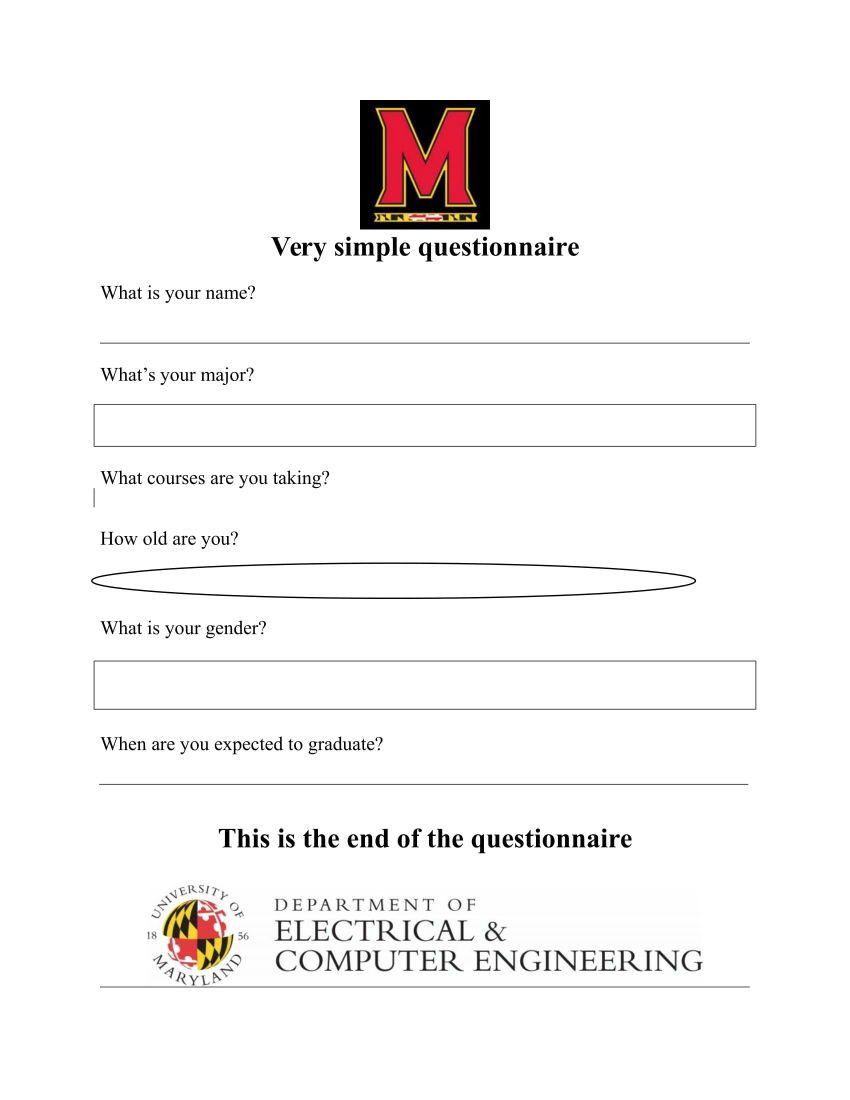
%> input picture DataSet/blankImage.jpg, 1700 x 2200 px (shown at 1/2 size)
$ octave --eval "result = RectangleRecognition(imread('DataSet/blankImage.jpg'));"   (GNU Octave 9; MATLAB toolbox functions it lacks are replaced by stand-ins)
%> lines starting %> are read from the running program, lines starting %| are printed output that depends on the picture; in (x1, y1, x2, y2) boxes, pixels count from 0 and x2, y2 are one past the last pixel; in counts of white or black regions, pixels touching at a corner belong together; the program's own positions count from 1
### EnhancedHT.m
function [ H_enh ] = EnhancedHT( H )
%% Enhanced Hough Transform to merge vicinity peaks
%
% Input: H, original hough transform matrix.
% Output: H_enh, enhanced hough transform matrix.
% Author: Yusen Fan, ysfan@umd.edu

% set the rectangle window here to be hxw, h=10, w=2
h=10;
w=2;
[nrho, ntheta] = size(H);
H_enh = H;
for rho = h/2+1:nrho-h/2
    for theta = w/2+1:ntheta-w/2
        scale = sum(sum(H(rho-h/2:rho+h/2,theta-w/2:theta+w/2)));
        if scale == 0
            continue
        else
            H_enh(rho,theta) = (h*w/scale)*H_enh(rho,theta)^2;
        end
    end
end

end

### SortArrayofStruct.m
function outStructArray = SortArrayofStruct( structArray, fieldName )
%% Reversely sort the structArray according to the field.
%
% Author: Yusen Fan, ysfan@umd.edu


    if ( ~isempty(structArray) )
      if(strcmp(fieldName,'BoundingBox'))
          [~,I] = sort(arrayfun (@(x) x.(fieldName)(3)*x.(fieldName)(4),...
              structArray),'descend') ;
      else
          [~,I] = sort(arrayfun (@(x) x.(fieldName), structArray),'descend') ;
      end
      outStructArray = structArray(I) ;
    else
        disp ('Array of struct is empty');
    end
end

### RecFromLines.m
function [ corners ] = RecFromLines( lines )
%% Determine the largest rectangle surronded by the input lines
%
% Input: sorted lines according to theta.
% Output: corner coordinates of the rectangle, in clockwise or
% anti-clockwise order.
% Author: Yusen Fan, ysfan@umd.edu
%

%% first, merge the same(similar) (theta,rho) pairs
unique_lines = struct([]);
% {point1, point2, theta, rho, rho_large, point1_after, point2_after}
for k = 1:length(lines)
    theta = lines(k).theta;
    rho = lines(k).rho;
    if k == 1
        unique_lines(end+1).point1 = lines(k).point1;
        unique_lines(end).point2 = lines(k).point2;
        unique_lines(end).theta = theta;
        unique_lines(end).rho = rho;
        unique_lines(end).rho_large = rho;
        unique_lines(end).point1_after = unique_lines(end).point1;
        unique_lines(end).point2_after = unique_lines(end).point2;
    else
        if abs(theta - unique_lines(end).theta) < 12
            % similar theta, merge them together
            if rho >= unique_lines(end).rho &&...
                    rho <= unique_lines(end).rho_large
                % already existed
                continue;
            else
                % similar theta, different rho
                if rho < unique_lines(end).rho
                    unique_lines(end).rho = rho;
                    unique_lines(end).point1 = lines(k).point1;
                    unique_lines(end).point2 = lines(k).point2;
                else
                    unique_lines(end).rho_large = rho;
                    unique_lines(end).point1_after = lines(k).point1;
                    unique_lines(end).point2_after = lines(k).point2;
                end
            end
        else
            % different theta, new data point added
            unique_lines(end+1).point1 = lines(k).point1;
            unique_lines(end).point2 = lines(k).point2;
            unique_lines(end).theta = theta;
            unique_lines(end).rho = rho;
            unique_lines(end).rho_large = rho;
            unique_lines(end).point1_after = unique_lines(end).point1;
            unique_lines(end).point2_after = unique_lines(end).point2;
        end

    end
end

if unique_lines(1).theta > 84 && unique_lines(length(unique_lines)).theta < -84
    if unique_lines(length(unique_lines)).rho < unique_lines(1).rho
        unique_lines(1).rho = unique_lines(length(unique_lines)).rho;
        unique_lines(1).point1 = unique_lines(length(unique_lines)).point1;
        unique_lines(1).point2 = unique_lines(length(unique_lines)).point2;
    end

    if unique_lines(length(unique_lines)).rho_large > unique_lines(1).rho_large
        unique_lines(1).rho_large = unique_lines(length(unique_lines)).rho_large;
        unique_lines(1).point1_after = unique_lines(length(unique_lines)).point1_after;
        unique_lines(1).point2_after = unique_lines(length(unique_lines)).point2_after;
    end

end
% second, find the orthogonal pairs:
max_area = 0; % maximum rectangle area found so far
result_indices = [-1,-1];

for i=1:length(unique_lines)
    for j=i+1:length(unique_lines)
        theta_diff = unique_lines(i).theta - unique_lines(j).theta;
        if (abs(theta_diff-90) < 10)
            area = abs((unique_lines(i).rho-unique_lines(i).rho_large) * ...
                (unique_lines(j).rho-unique_lines(j).rho_large));
            if area > max_area
                max_area = area;
                result_indices = [i,j];
            end
        end
    end
end

if result_indices(1) == -1 || result_indices(2) == -1
    fprintf('Not enough edges detected!!! Please increase the number of hough peaks!\n');
    return;
end
rec = unique_lines(result_indices(1));
rec(end+1) = unique_lines(result_indices(2));

% find the corners of the rectangle
L11 = [rec(1).point1(1), rec(1).point1(2); rec(1).point2(1), rec(1).point2(2)];
L12 = [rec(1).point1_after(1), rec(1).point1_after(2); rec(1).point2_after(1), rec(1).point2_after(2)];
L21 = [rec(2).point1(1), rec(2).point1(2); rec(2).point2(1), rec(2).point2(2)];
L22 = [rec(2).point1_after(1), rec(2).point1_after(2); rec(2).point2_after(1), rec(2).point2_after(2)];

corners = zeros(4,2);
corners(1,:) = LineIntersection(L11,L21);
corners(2,:) = LineIntersection(L11,L22);
corners(3,:) = LineIntersection(L12,L22);
corners(4,:) = LineIntersection(L12,L21);

end

### LineIntersection.m
function [ P ] = LineIntersection( L1, L2)
%% Find the intersection of two lines
%
% Input: two lines denoted by two points: L = [x1, y1; x2, y2].
% Output: the intersection of two lines.
% Author: Yusen Fan, ysfan@umd.edu
%

%%
% L = [x1, y1; x2, y2];

% slope
slope = @(line) (line(2,2) - line(1,2))/(line(2,1) - line(1,1));
m1 = slope(L1);
m2 = slope(L2);

% intercepts.
if isinf(m1)
    % L1 is a vertical line
    xintersect = L1(1,1);
    yintersect = m2 * (xintersect-L2(1,1)) + L2(1,2);
elseif isinf(m2)
    % L2 is a vertical line
    xintersect = L2(1,1);
    yintersect = m1 * (xintersect-L1(1,1)) + L1(1,2);
else
    % no vertical lines
    intercept = @(line,m) line(1,2) - m*line(1,1);
    b1 = intercept(L1,m1);
    b2 = intercept(L2,m2);
    xintersect = (b2-b1)/(m1-m2);
    yintersect = m1*xintersect + b1;
end
% the coordinate of the intersection
P = [xintersect, yintersect];
end

### RectangleRecognition.m
function [ corners ] = RectangleRecognition( im )
%% Identify the largest rectangle in the captured image.
%
%  Input: the raw image, in grayscale or rgb.
%  Output: the corner coordinates of the recognized rectangle.
%  Author: Yusen Fan, ysfan@umd.edu

close all;

[~, ~, channel] = size(im);
if channel == 1
    I = im;
elseif channel == 3
    I = rgb2gray(im);
end

%% Median filter to filter out the contents in the file
% This would filter out lots of lines resulted from the contents
% inside the file.

%% debug %%%%%%%%%%%%%%%%%%%%%%%% different size %%%%%%%%%%%%%%%%%%%%%%%%%%
I = medfilt2(I,[20,20],'symmetric');

%%
% Extract edges.
% laplacian of gaussian or canny. %%%%%% comparison of the edge detectors.
BW = edge(I, 'canny');
imshow(BW),title('Canny edges');

% Remove small edge objects
BW2 = bwareaopen(BW, 50);
figure, imshow(BW2), title('Samll edge objects removed');


%% Hough transform to identify lines
%%%%%%%%%%%%%%%%%%%%%%%%%%% try different resolution %%%%%%%%%%%%%%%%%%%%%%
%%%%%%%%%%%%%%%%%%%%%%%%%%%%%%%%%%%%%%%%%%%%%%%%%%%%%%%%%%%%%%%%%%%%%%%%%%%
[H,T,R] = hough(BW2,'RhoResolution',2,'ThetaResolution',2);
H_enh = EnhancedHT(H); % enhanced hough transform

%%
% Display the Hough matrix.
figure,
imshow(imadjust(mat2gray(H)),'XData',T,'YData',R,...
      'InitialMagnification','fit');
title('Hough transform');
xlabel('\theta'), ylabel('\rho');
axis on, axis normal, hold on;
colormap(gca,hot);

% Display the enhanced hough matrix
figure;
imshow(imadjust(mat2gray(H_enh)),'XData',T,'YData',R,...
      'InitialMagnification','fit');
title('Enhanced Hough transform');
xlabel('\theta'), ylabel('\rho');
axis on, axis normal, hold on;
colormap(gca,hot);

% find the peaks in the Hough transform matrix H
% ideally, 4 peaks are needed. Use 12 for robustness.
% the higher the hough resolution, the more peaks needed.
P = houghpeaks(H, 12, 'threshold', ceil(0.3 * max(H(:))));

% plot the location of the peaks
figure, x = T(P(:,2)); y = R(P(:,1));
plot(x,y,'s','color','black'), title('Hough transform peaks');

% it is better to use enhanced hough transform.
P = houghpeaks(round(H_enh), 12, 'threshold', ceil(0.3 * max(H(:))));
figure, x = T(P(:,2)); y = R(P(:,1));
plot(x,y,'s','color','black'),title('Enhanced Hough transform peaks');

% find lines in the image using houghlines function
lines = houghlines(BW2, T, R, P, 'FillGap', 4, 'MinLength', 50);
sorted_lines = SortArrayofStruct(lines,'theta');

%% create a plot that displays the lines
figure, imshow(im), hold on
max_len = 0;
for k = 1:length(lines)
   xy = [lines(k).point1; lines(k).point2];
   % draw the line connecting point1 and point2
   plot(xy(:,1),xy(:,2),'LineWidth',2,'Color','green');

   % Plot beginnings and ends of lines
   plot(xy(1,1),xy(1,2),'x','LineWidth',2,'Color','yellow');
   plot(xy(2,1),xy(2,2),'x','LineWidth',2,'Color','red');

   % Determine the endpoints of the longest line segment
   len = norm(lines(k).point1 - lines(k).point2);
   if ( len > max_len)
      max_len = len;
      xy_long = xy;
   end
end
% % highlight the longest line segment
plot(xy_long(:,1),xy_long(:,2),'LineWidth',2,'Color','red'), title('Hough lines');


%% find largest rectangle from the above lines

corners = RecFromLines(sorted_lines);
% create a plot that displays the rectangle
figure, imshow(im), hold on
for k = [1,3]
    k1 = k+1;
    x = [corners(k,1), corners(k1,1)];
    y = [corners(k,2), corners(k1,2)];
    % draw the line connecting point1 and point2
    plot(x,y,'LineWidth',2,'Color','green');

    k2 = k-1;
    if k2 == 0
        k2 = 4;
    end
    x = [corners(k,1), corners(k2,1)];
    y = [corners(k,2), corners(k2,2)];
    % draw the line connecting point1 and point2
    plot(x,y,'LineWidth',2,'Color','green');

end

end


%% Additional step
% additional checks for color consistency within and outside the rectangle
% to discriminate false positives
%> in RectangleRecognition, `BW = edge(I, 'canny');`:
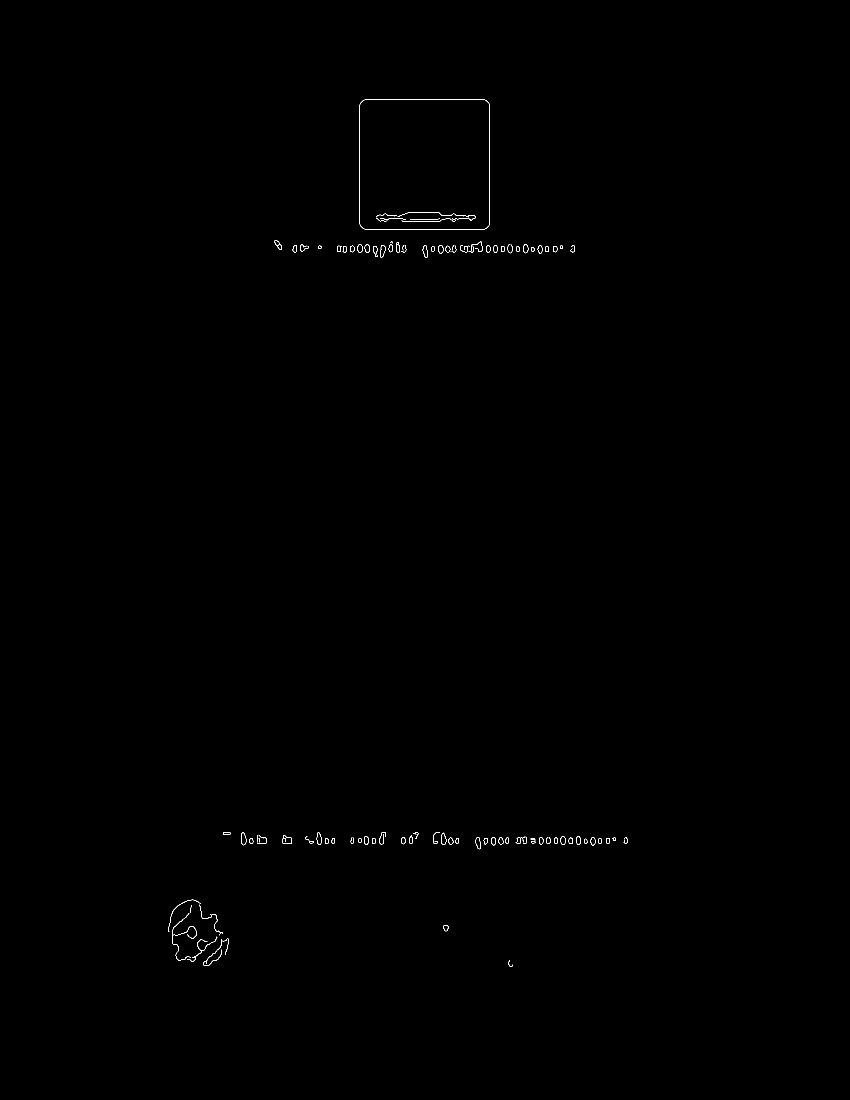
%> BW: size 2200x1700 logical (shown at 1/2 size); 0.15% white in thin lines or dots, all inside (x1, y1, x2, y2) = (336, 199, 1255, 1934)
%> in RectangleRecognition, `[H,T,R] = hough(BW2,'RhoResolution',2,'ThetaResolution',2);`: T = 90 values from -90 to 88; R = 2781 values from -2780 to 2780
%> in RectangleRecognition, `P = houghpeaks(H, 12, 'threshold', ceil(0.3 * max(H(:))));`: P = [1751 46; 1162 1; 1292 1; 1881 46; 548 1]
%> in RectangleRecognition, `x = T(P(:,2))`: x = [0 -90 -90 0 -90]
%> in RectangleRecognition, `y = R(P(:,1))`: y = [720 -458 -198 980 -1686]
%> in RectangleRecognition, `title('Hough transform peaks')`:
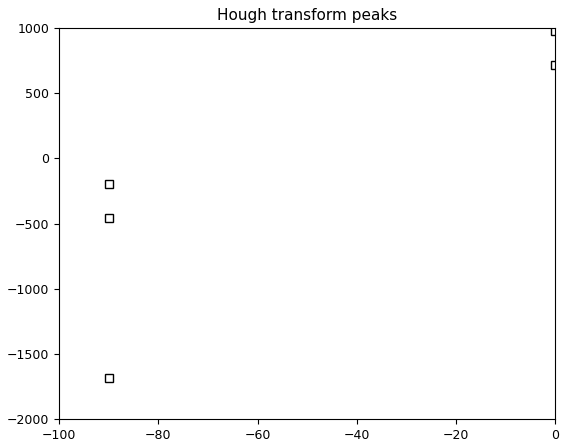
%> figure redrawn from the program's plot data
%> in RectangleRecognition, `P = houghpeaks(round(H_enh), 12, 'threshold', ceil(0.3 * max(H(:))));`: P = [1751 46; 1881 46; 1162 1; 1292 1; 2207 68; 1508 31; 2233 70; 1208 3; 1937 52; 1483 29; 642 8; 1458 27]
%> in RectangleRecognition, `x = T(P(:,2))`: x = [0 0 -90 -90 44 -30 48 -86 12 -34 -76 -38]
%> in RectangleRecognition, `y = R(P(:,1))`: y = [720 980 -458 -198 1632 234 1684 -366 1092 184 -1498 134]
%> in RectangleRecognition, `title('Enhanced Hough transform peaks')`:
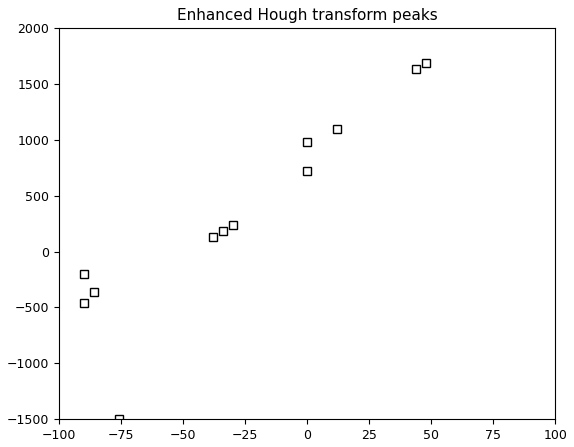
%> figure redrawn from the program's plot data
%> in RectangleRecognition, `lines = houghlines(BW2, T, R, P, 'FillGap', 4, 'MinLength', 50);`: lines = 4 lines; point1 to point2 (x, y): (730, 459) to (970, 459), (730, 200) to (970, 200), (720, 210) to (720, 449), (980, 210) to (980, 449)
%> in SortArrayofStruct, `[~,I] = sort(arrayfun (@(x) x.(fieldName), structArray),'descend') ;`: I = [1 2 3 4]
%> in SortArrayofStruct, `outStructArray = structArray(I) ;`: outStructArray has the same summary as lines in RectangleRecognition
%> in RectangleRecognition, `sorted_lines = SortArrayofStruct(lines,'theta');`: sorted_lines has the same summary as lines
%> the loop in RectangleRecognition, `for k = 1:length(lines)` made 4 passes
%> (len, max_len, xy_long) on passes 1, 3: (239, 239, [720 210; 720 449]), (240, 240, [730 459; 970 459])
%> in RectangleRecognition, `title('Hough lines')`:
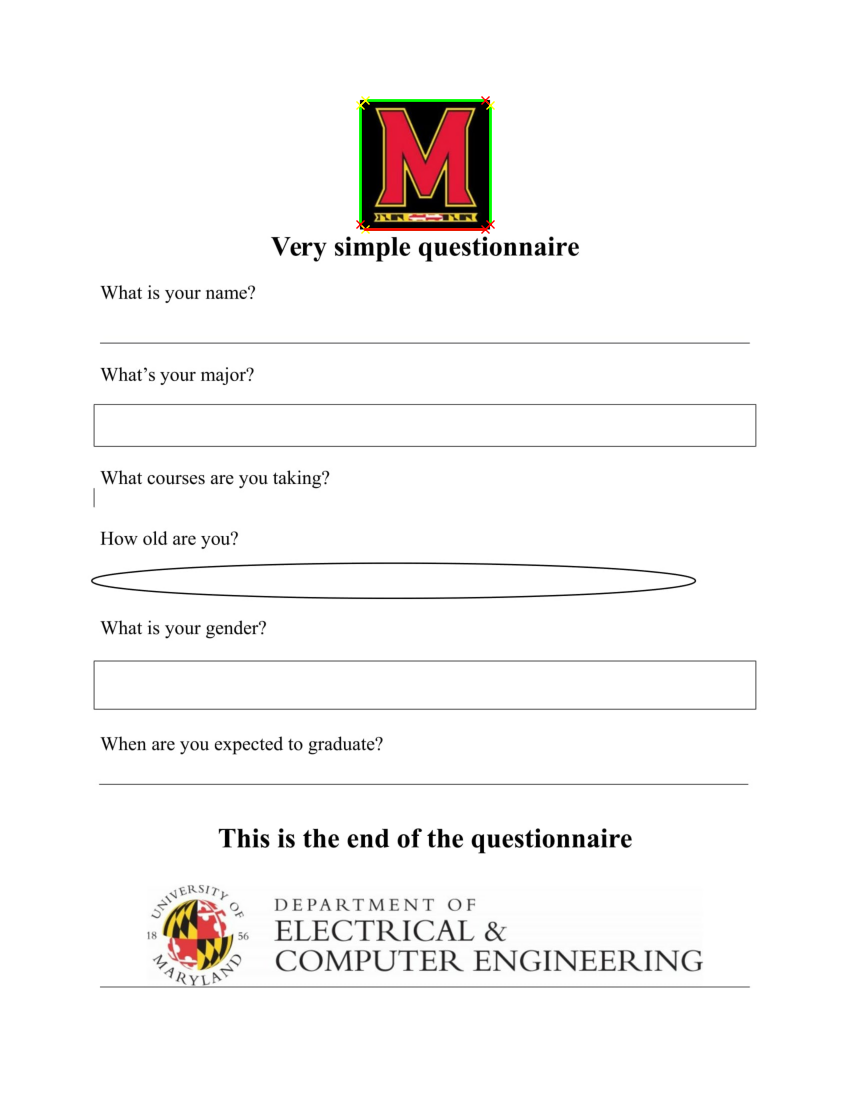
%> figure redrawn from the program's plot data; shown at 1/2 size; its title reads 'Hough lines'
%> the loop in RecFromLines, `for k = 1:length(lines)` made 4 passes
%> (theta, rho) on passes 1 to 4: (0, 720), (0, 980), (-90, -458), (-90, -198)
%> after the loop in RecFromLines, `for k = 1:length(lines)`: unique_lines = 2 lines; point1 to point2 (x, y): (730, 459) to (970, 459), (720, 210) to (720, 449)
%> the loop in RecFromLines, `for i=1:length(unique_lines)` made 2 passes
%> after the loop in RecFromLines, `for i=1:length(unique_lines)`: area = 67600; result_indices = [1 2]
%> in RecFromLines, `rec = unique_lines(result_indices(1));`: rec = 1 line; point1 to point2 (x, y): (720, 210) to (720, 449)
%> in RecFromLines, `L11 = [rec(1).point1(1), rec(1).point1(2); rec(1).point2(1), rec(1).po..`: L11 = [720 210; 720 449]
%> in RecFromLines, `L12 = [rec(1).point1_after(1), rec(1).point1_after(2); rec(1).point2_a..`: L12 = [980 210; 980 449]
%> in RecFromLines, `L21 = [rec(2).point1(1), rec(2).point1(2); rec(2).point2(1), rec(2).po..`: L21 = [730 459; 970 459]
%> in RecFromLines, `L22 = [rec(2).point1_after(1), rec(2).point1_after(2); rec(2).point2_a..`: L22 = [730 200; 970 200]
%> in LineIntersection, `m1 = slope(L1);`: m1 = Inf
%> in LineIntersection, `m2 = slope(L2);`: m2 = 0
%> in LineIntersection, `xintersect = L1(1,1);`: xintersect = 720
%> in LineIntersection, `yintersect = m2 * (xintersect-L2(1,1)) + L2(1,2);`: yintersect = 459
%> in LineIntersection, `P = [xintersect, yintersect];`: P = [720 459]
%> in RectangleRecognition, `corners = RecFromLines(sorted_lines);`: corners = [720 459; 720 200; 980 200; 980 459]
%> the loop in RectangleRecognition, `for k = [1,3]` made 2 passes
%> `result = RectangleRecognition(imread('DataSet/blankImage.jpg'));`:
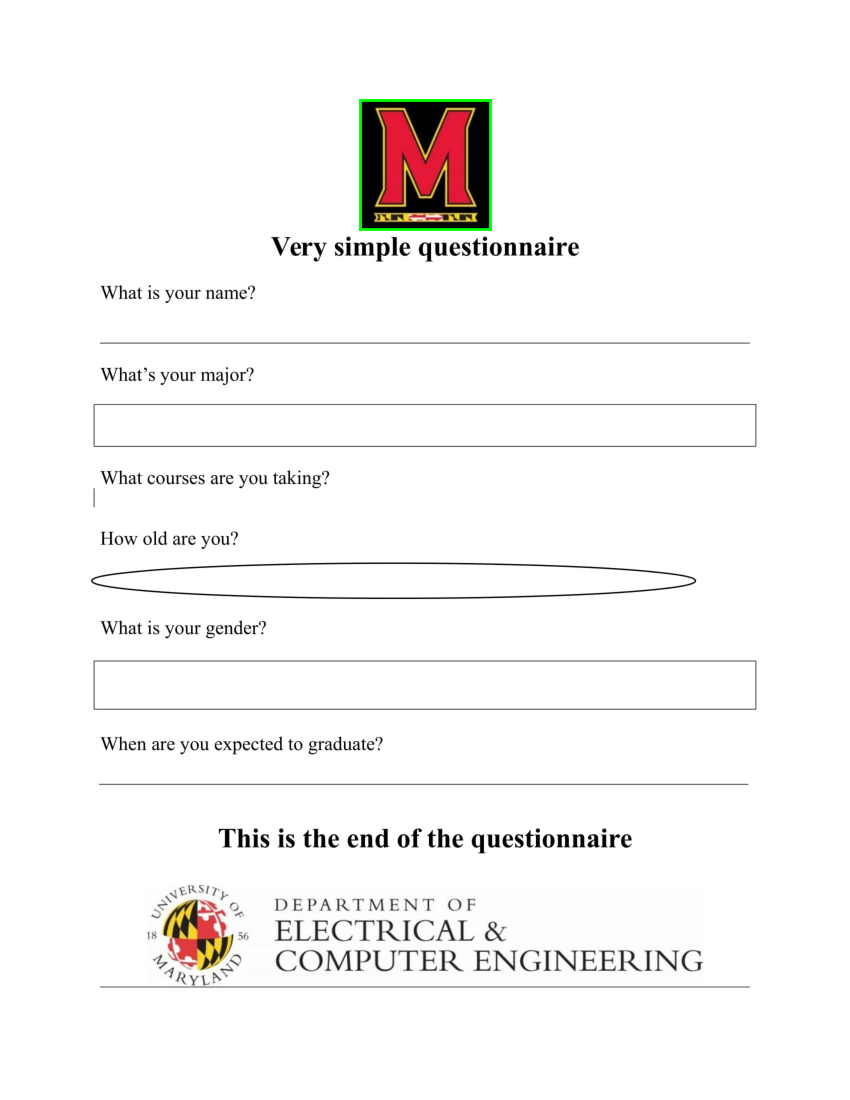
%> figure redrawn from the program's plot data; shown at 1/2 size
